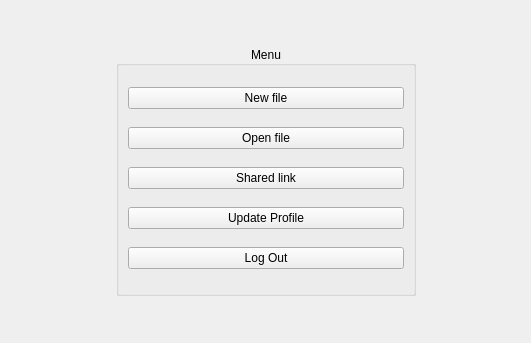
<?xml version="1.0" encoding="UTF-8"?>
<ui version="4.0">
 <class>Home</class>
 <widget class="QWidget" name="Home">
  <property name="geometry">
   <rect>
    <x>0</x>
    <y>0</y>
    <width>531</width>
    <height>343</height>
   </rect>
  </property>
  <property name="windowTitle">
   <string>Home</string>
  </property>
  <layout class="QGridLayout" name="gridLayout_2">
   <item row="0" column="0">
    <layout class="QGridLayout" name="gridLayout">
     <item row="0" column="0">
      <spacer name="horizontalSpacer">
       <property name="orientation">
        <enum>Qt::Horizontal</enum>
       </property>
       <property name="sizeHint" stdset="0">
        <size>
         <width>97</width>
         <height>17</height>
        </size>
       </property>
      </spacer>
     </item>
     <item row="0" column="1">
      <widget class="QGroupBox" name="groupBox">
       <property name="sizePolicy">
        <sizepolicy hsizetype="Fixed" vsizetype="Fixed">
         <horstretch>0</horstretch>
         <verstretch>0</verstretch>
        </sizepolicy>
       </property>
       <property name="minimumSize">
        <size>
         <width>300</width>
         <height>250</height>
        </size>
       </property>
       <property name="title">
        <string>Menu</string>
       </property>
       <property name="alignment">
        <set>Qt::AlignCenter</set>
       </property>
       <layout class="QVBoxLayout" name="verticalLayout">
        <item>
         <widget class="QPushButton" name="pushButtonNewFile">
          <property name="text">
           <string>New file</string>
          </property>
          <property name="autoDefault">
           <bool>true</bool>
          </property>
          <property name="default">
           <bool>false</bool>
          </property>
         </widget>
        </item>
        <item>
         <widget class="QPushButton" name="pushButton_2">
          <property name="text">
           <string>Open file</string>
          </property>
          <property name="autoDefault">
           <bool>true</bool>
          </property>
          <property name="default">
           <bool>false</bool>
          </property>
         </widget>
        </item>
        <item>
         <widget class="QPushButton" name="pushButton_4">
          <property name="text">
           <string>Shared link</string>
          </property>
          <property name="autoDefault">
           <bool>true</bool>
          </property>
          <property name="default">
           <bool>false</bool>
          </property>
         </widget>
        </item>
        <item>
         <widget class="QPushButton" name="pushButtonModify">
          <property name="text">
           <string>Update Profile</string>
          </property>
          <property name="autoDefault">
           <bool>true</bool>
          </property>
          <property name="default">
           <bool>false</bool>
          </property>
          <property name="flat">
           <bool>false</bool>
          </property>
         </widget>
        </item>
        <item>
         <widget class="QPushButton" name="pushButtonLogOut">
          <property name="text">
           <string>Log Out</string>
          </property>
          <property name="autoDefault">
           <bool>true</bool>
          </property>
         </widget>
        </item>
       </layout>
      </widget>
     </item>
     <item row="0" column="2">
      <spacer name="horizontalSpacer_2">
       <property name="orientation">
        <enum>Qt::Horizontal</enum>
       </property>
       <property name="sizeHint" stdset="0">
        <size>
         <width>98</width>
         <height>17</height>
        </size>
       </property>
      </spacer>
     </item>
    </layout>
   </item>
  </layout>
 </widget>
 <resources/>
 <connections/>
</ui>
